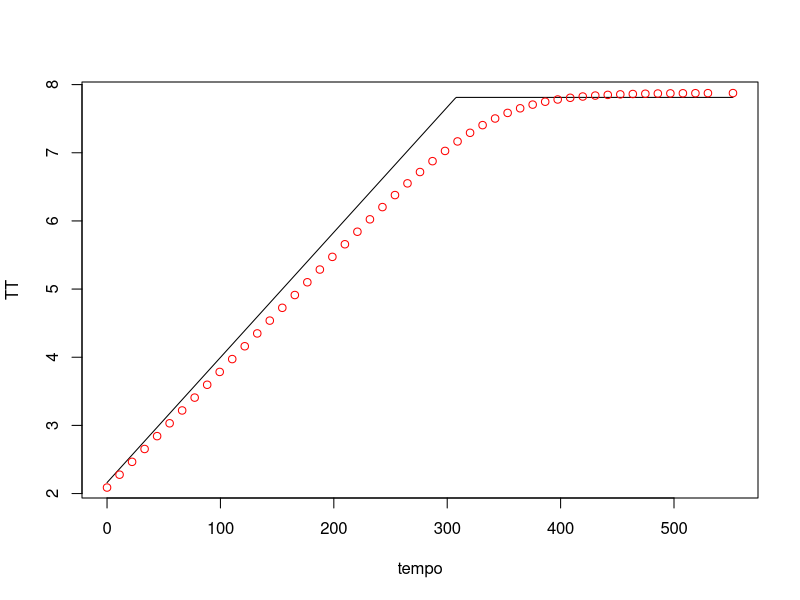
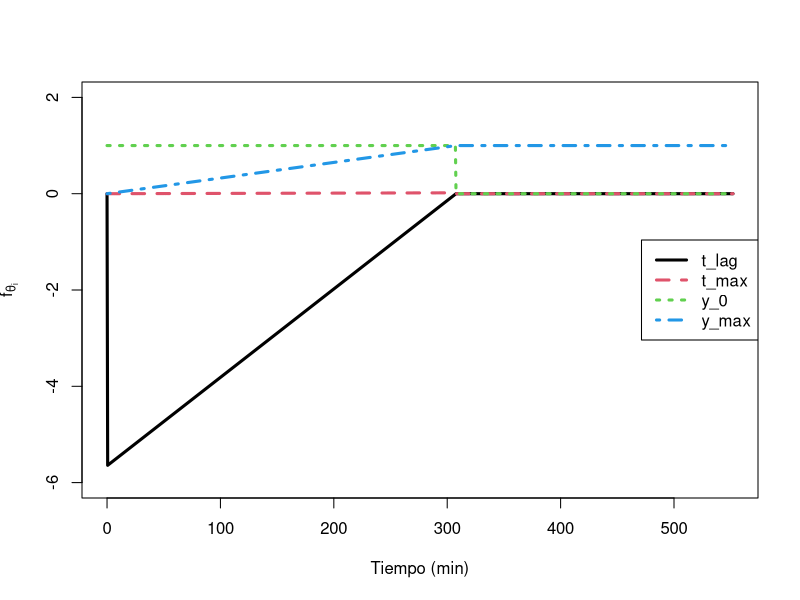
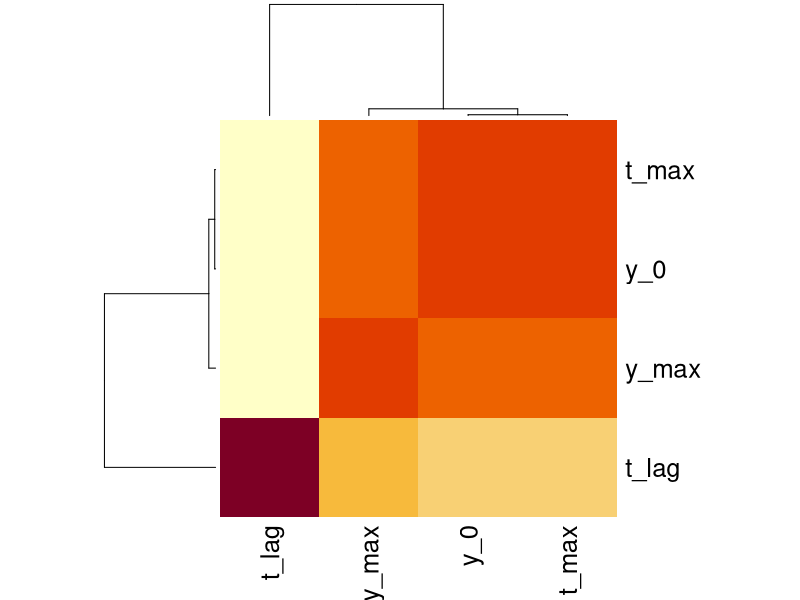
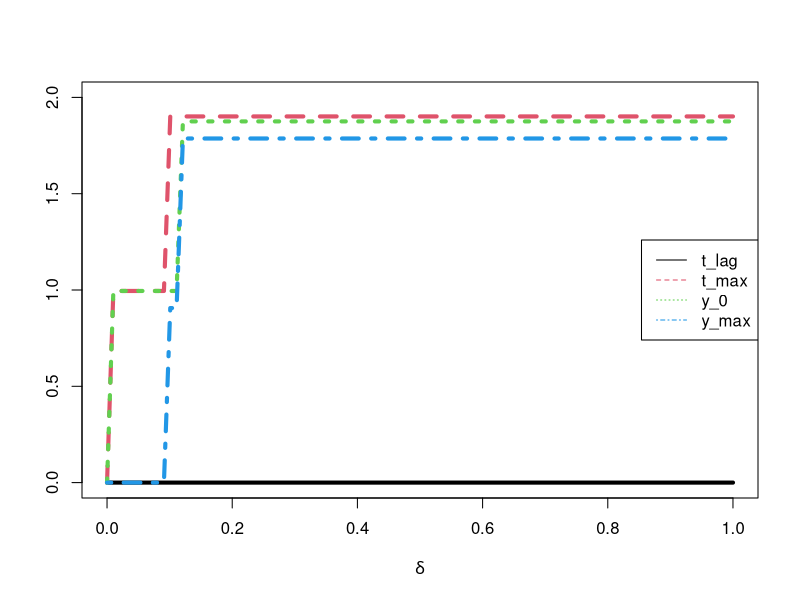
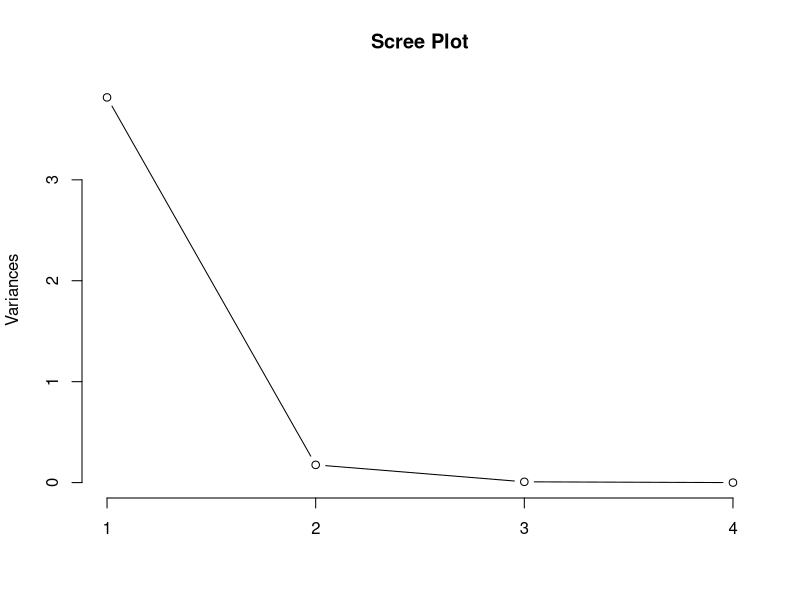
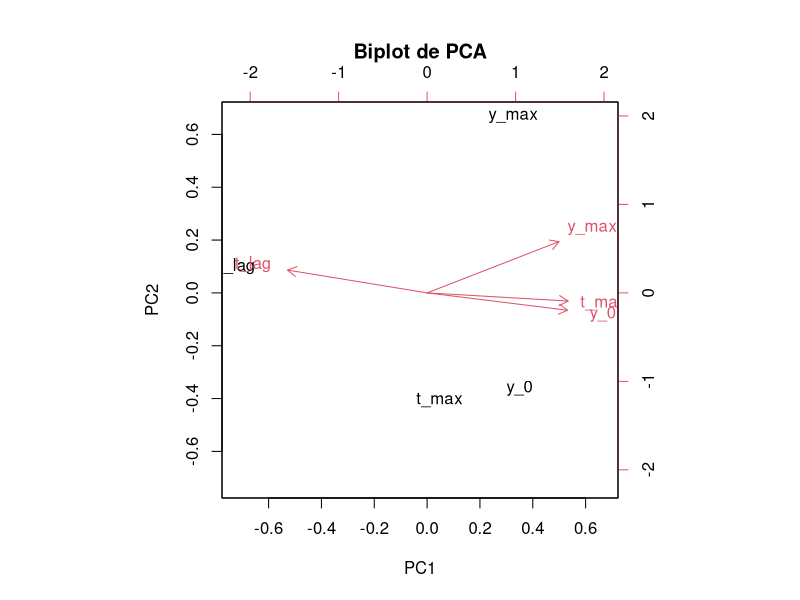
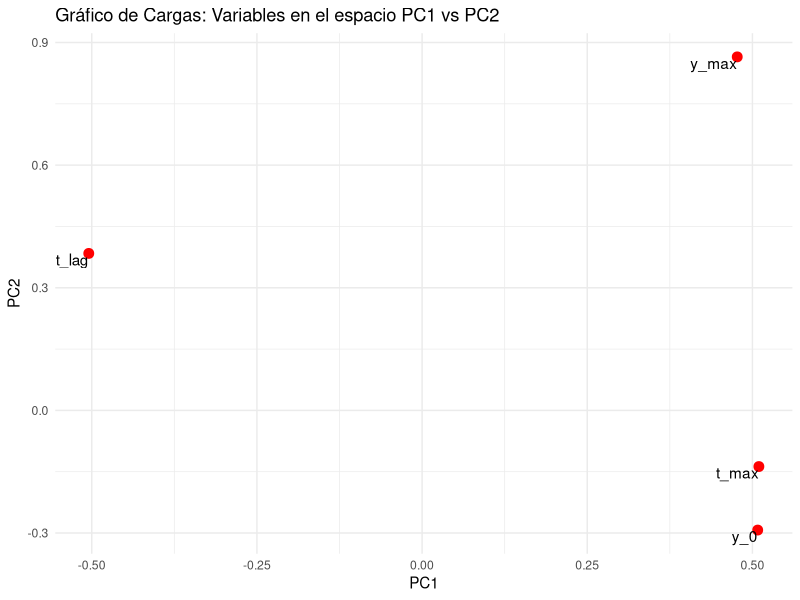
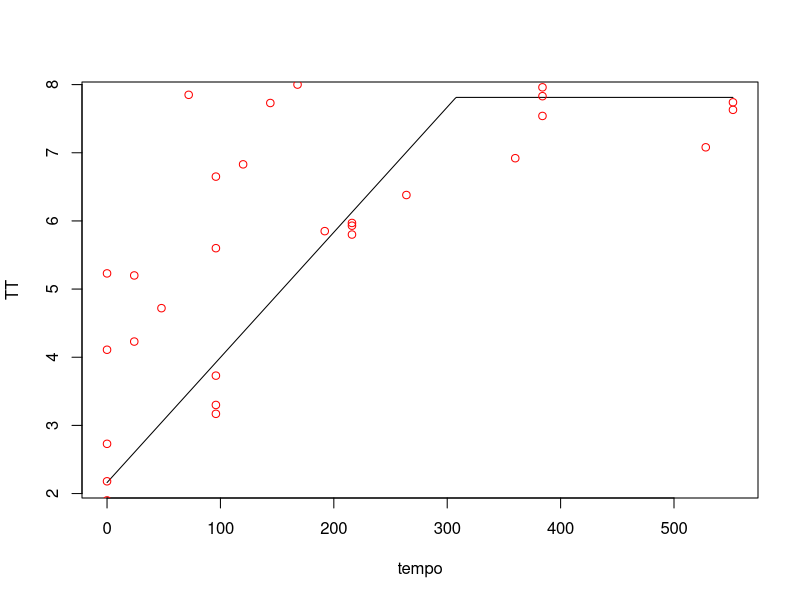

These charts were generated, in order, by the following R code:
library(readxl)
datos <- read_excel("datos/datos.xlsx")

trifase <- function(t, param){
  y_0 <- param[1]
  t_lag <- param[2]
  t_max <- param[3]
  y_max <- param[4]
  mu <- (y_max-y_0)/(t_max-t_lag)
  z <- ifelse(t <= t_lag, y_0,
         ifelse(t<=t_max, y_0+mu*(t-t_lag), y_max))
  return(z)
}

tempo <- c(0:552)
param <- c(2.161,0,307.761,7.812)
TT <- trifase(tempo,param)
plot(tempo, TT, type = "l")
points(datos$x,datos$y, col = "red")

#### Analisis de sensibilidad####

# Por filas es el tempo
# Por columnas derivadas parametros
dy_0 <- function(t, param){
  y_0 <- param[1]
  t_lag <- param[2]
  t_max <- param[3]
  y_max <- param[4]
  mu <- (y_max-y_0)/(t_max-t_lag)
  z <- ifelse(t <= t_lag, 1-(t-t_lag)/(t_max-t_lag),
              ifelse(t<=t_max, 1, 0))
  return(z)
}

dt_lag <- function(t, param){
  y_0 <- param[1]
  t_lag <- param[2]
  t_max <- param[3]
  y_max <- param[4]
  mu <- (y_max-y_0)/(t_max-t_lag)
  z <- ifelse(t <= t_lag, 0,
              ifelse(t<=t_max, mu*(t-t_max), 
                     0))
  return(z)
}

dt_max <- function(t, param){
  y_0 <- param[1]
  t_lag <- param[2]
  t_max <- param[3]
  y_max <- param[4]
  mu <- (y_max-y_0)/(t_max-t_lag)
  z <- ifelse(t <= t_lag, 0,
              ifelse(t<=t_max, mu*(t-t_lag)/(t_max-t_lag), 0))
  return(z)
}

dy_max <- function(t, param){
  y_0 <- param[1]
  t_lag <- param[2]
  t_max <- param[3]
  y_max <- param[4]
  mu <- 1/(t_max-t_lag)
  z <- ifelse(t <= t_lag, 0,
              ifelse(t<=t_max, mu*(t-t_lag), 1))
  return(z)
}

N <- 1e3
tempo <- seq(min(datos$x), max(datos$x), length.out = N)
S <- matrix(nrow = N, ncol = 4)
for (i in 1:N){
  S[i,] <- c(dt_lag(tempo[i],param),
            dt_max(tempo[i],param),
            dy_0(tempo[i],param),
            dy_max(tempo[i],param))
}
colnames(S) <- c("t_lag","t_max","y_0","y_max")

####
plot(c(), c(), xlim = c(0, 552), ylim = c(-6, 2), 
     xlab = "Tiempo (min)", ylab = expression(f[theta[i]]))
for (i in 1:4) {
  lines(tempo, S[, i], col = i, lty = i, lwd = 3)
}
legend("right", legend = colnames(S), col = 1:4, lty = 1:4, lwd = 3)

#### Estudio correlacion ####

MS <- t(S)%*%S
heatmap(cor(MS))

delta <- seq(0,1,length.out=100)
cov_tot <- function(MS,ci, delta){
  s <- 0
  CC <- cor(MS)
  for (i in 1:ncol(MS)){
    if (i != ci){
      p <- CC[i,ci]
      s <- s + p*(p >= 1-delta)
    }
  }
  return(s)
}

EV <- matrix(nrow=length(delta),ncol = ncol(MS))
colnames(EV) <- colnames(MS)
#png("Figures/Pproyection.png", width = 2100, height = 2970, res = 300)
plot(c(),c(),ylim=c(0,2),xlim=c(0,1),ylab="",xlab=expression(delta))
for (j in 1:ncol(MS)){
  ev <- c()
  for (k in 1:length(delta)){
    ev <- c(ev,cov_tot(MS,j,delta[k]))
  }
  EV[,j] <- ev
  lines(delta, ev, col=j, type = "l", lwd=4, lty=j)
}
legend("right", legend = colnames(EV), col = 1:ncol(EV), lty = 1:4)
# Parece que el parametro t_lag no tiene correlacion con el resto

for (i in 1:4){
  cat(paste(colnames(EV)[i],":", cov_tot(MS,i,0.25)),"\n")
}

#### Norma columnas ####
for (i in 1:4){
  cat(paste(colnames(EV)[i],":", sum(MS[,i]^2),"\n"))
}

#### PCA ####

pca <- prcomp(MS, scale. = TRUE)
# Scree plot
plot(pca, type = "l", main = "Scree Plot")
# Biplot de los primeros dos componentes principales
biplot(pca, main = "Biplot de PCA")

library(ggplot2)
# Extraer los puntajes de los primeros dos componentes
pca_data <- as.data.frame(pca$x)

# Extraer las cargas (loadings)
loadings <- as.data.frame(pca$rotation)
# Gráfico de las cargas de las variables
ggplot(loadings, aes(x = PC1, y = PC2, label = rownames(loadings))) +
  geom_point(color = "red", size = 3) +
  geom_text(vjust = 1, hjust = 1) +
  ggtitle("Gráfico de Cargas: Variables en el espacio PC1 vs PC2") +
  theme_minimal()

# Se podria estimar que existe una relación fuerte entre las variables y_0, y_max y t_max
# de manera que se podria reducir alguna de ellas.

eigen(MS)

#### Datos 2 ####

datos <- read_excel("datos/Datos2.xlsx")

trifase <- function(t, param){
  y_0 <- param[1]
  t_lag <- param[2]
  t_max <- param[3]
  y_max <- param[4]
  mu <- (y_max-y_0)/(t_max-t_lag)
  z <- ifelse(t <= t_lag, y_0,
              ifelse(t<=t_max, y_0+mu*(t-t_lag), y_max))
  return(z)
}

tempo <- c(0:552)
param <- c(2.161,0,307.761,7.812)
TT <- trifase(tempo,param)
plot(tempo, TT, type = "l")
points(datos$x,datos$y, col = "red")

#### Analisis de sensibilidad####

# Por filas es el tempo
# Por columnas derivadas parametros
dy_0 <- function(t, param){
  y_0 <- param[1]
  t_lag <- param[2]
  t_max <- param[3]
  y_max <- param[4]
  mu <- (y_max-y_0)/(t_max-t_lag)
  z <- ifelse(t <= t_lag, 1-(t-t_lag)/(t_max-t_lag),
              ifelse(t<=t_max, 1, 0))
  return(z)
}

dt_lag <- function(t, param){
  y_0 <- param[1]
  t_lag <- param[2]
  t_max <- param[3]
  y_max <- param[4]
  mu <- (y_max-y_0)/(t_max-t_lag)
  z <- ifelse(t <= t_lag, 0,
              ifelse(t<=t_max, mu*(t-t_max), 
                     0))
  return(z)
}

dt_max <- function(t, param){
  y_0 <- param[1]
  t_lag <- param[2]
  t_max <- param[3]
  y_max <- param[4]
  mu <- (y_max-y_0)/(t_max-t_lag)
  z <- ifelse(t <= t_lag, 0,
              ifelse(t<=t_max, mu*(t-t_lag)/(t_max-t_lag), 0))
  return(z)
}

dy_max <- function(t, param){
  y_0 <- param[1]
  t_lag <- param[2]
  t_max <- param[3]
  y_max <- param[4]
  mu <- 1/(t_max-t_lag)
  z <- ifelse(t <= t_lag, 0,
              ifelse(t<=t_max, mu*(t-t_lag), 1))
  return(z)
}

N <- 1e3
tempo <- seq(min(datos$x), max(datos$x), length.out = N)
S <- matrix(nrow = N, ncol = 4)
for (i in 1:N){
  S[i,] <- c(dt_lag(tempo[i],param),
             dt_max(tempo[i],param),
             dy_0(tempo[i],param),
             dy_max(tempo[i],param))
}
colnames(S) <- c("t_lag","t_max","y_0","y_max")

####
plot(c(), c(), xlim = c(0, 552), ylim = c(-6, 2), 
     xlab = "Tiempo (min)", ylab = expression(f[theta[i]]))
for (i in 1:4) {
  lines(tempo, S[, i], col = i, lty = i, lwd = 3)
}
legend("right", legend = colnames(S), col = 1:4, lty = 1:4, lwd = 3)

#### Estudio correlacion ####

MS <- t(S)%*%S
heatmap(cor(MS))

delta <- seq(0,1,length.out=100)
cov_tot <- function(MS,ci, delta){
  s <- 0
  CC <- cor(MS)
  for (i in 1:ncol(MS)){
    if (i != ci){
      p <- CC[i,ci]
      s <- s + p*(p >= 1-delta)
    }
  }
  return(s)
}

EV <- matrix(nrow=length(delta),ncol = ncol(MS))
colnames(EV) <- colnames(MS)
#png("Figures/Pproyection.png", width = 2100, height = 2970, res = 300)
plot(c(),c(),ylim=c(0,2),xlim=c(0,1),ylab="",xlab=expression(delta))
for (j in 1:ncol(MS)){
  ev <- c()
  for (k in 1:length(delta)){
    ev <- c(ev,cov_tot(MS,j,delta[k]))
  }
  EV[,j] <- ev
  lines(delta, ev, col=j, type = "l", lwd=4, lty=j)
}
legend("right", legend = colnames(EV), col = 1:ncol(EV), lty = 1:4)
# Parece que el parametro t_lag no tiene correlacion con el resto

for (i in 1:4){
  cat(paste(colnames(EV)[i],":", cov_tot(MS,i,0.25)),"\n")
}

#### Norma columnas ####
for (i in 1:4){
  cat(paste(colnames(EV)[i],":", sum(MS[,i]^2),"\n"))
}

#### PCA ####

pca <- prcomp(MS, scale. = TRUE)
# Scree plot
plot(pca, type = "l", main = "Scree Plot")
# Biplot de los primeros dos componentes principales
biplot(pca, main = "Biplot de PCA")

library(ggplot2)
# Extraer los puntajes de los primeros dos componentes
pca_data <- as.data.frame(pca$x)

# Extraer las cargas (loadings)
loadings <- as.data.frame(pca$rotation)
# Gráfico de las cargas de las variables
ggplot(loadings, aes(x = PC1, y = PC2, label = rownames(loadings))) +
  geom_point(color = "red", size = 3) +
  geom_text(vjust = 1, hjust = 1) +
  ggtitle("Gráfico de Cargas: Variables en el espacio PC1 vs PC2") +
  theme_minimal()

# Se podria estimar que existe una relación fuerte entre las variables y_0, y_max y t_max
# de manera que se podria reducir alguna de ellas.

eigen(MS)


